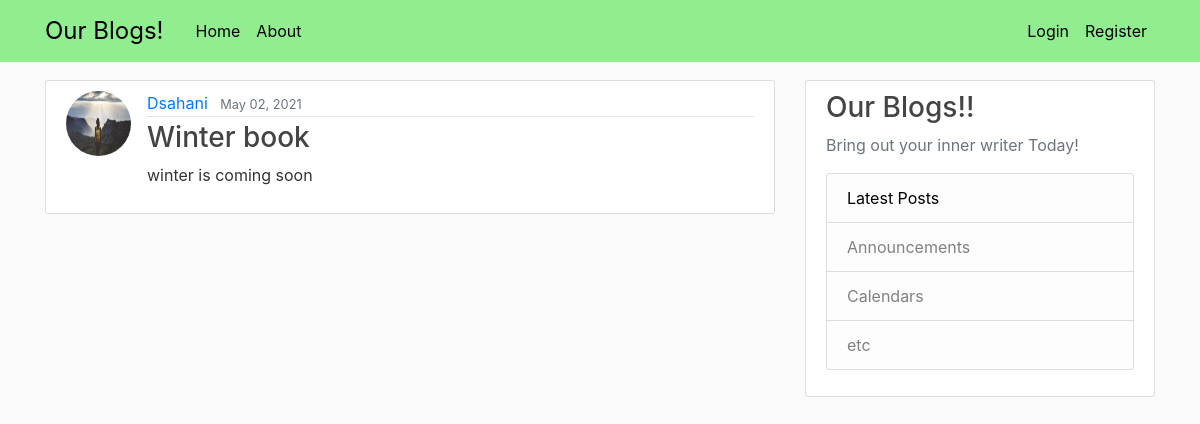
Screenshot of /post/12/ with the database file from the repository.
### blog/models.py (models this page shows, shortened)
class Post (models.Model):
    author = models.ForeignKey (User, on_delete=models.CASCADE)
    title = models.CharField(max_length=200)
    content = models.TextField()
    date_posted = models.DateTimeField(default=timezone.now)

### users/models.py (models this page shows, shortened)
class Profile(models.Model):
    user = models.OneToOneField (User,on_delete=models.CASCADE)
    image = models.ImageField(default='default.jpg',upload_to='profile_pics')

### blog/views.py (the view)
# urls.py: path('post/<int:pk>/',PostDetailView.as_view(),name='post-detail'),
class PostDetailView (DetailView):
    model = Post

### blog/templates/blog/post_detail.html (shortened to what this page needs)
{% extends "blog/base.html" %}
{% block content %}
    <article class="media content-section">
        <img class="rounded-circle article-img" src="{{ object.author.profile.image.url }}">
        <div class="media-body">
            <div class="article-metadata">
            <a class="mr-2" href="{% url 'user-posts' object.author.username %}">{{ object.author }}</a>
            <small class="text-muted">{{ object.date_posted|date:"F d, Y" }}</small>
            </div>
            <h3 class="article-title" >{{ object.title }}</h3>
            <p class="article-content">{{ object.content }}</p>
        </div>
    </article>
{% endblock content %}

### blog/static/blog/main.css (style rules this page uses)
body { background: #fafafa; color: #333333; margin-top: 5rem; }
h1, h2, h3, h4, h5, h6 { color: #444444; }
.content-section { background: #ffffff; padding: 10px 20px; border: 1px solid #dddddd; border-radius: 3px; margin-bottom: 20px; }
.article-title { color: #444444; }
.article-content { white-space: pre-line; }
.article-img { height: 65px; width: 65px; margin-right: 16px; }
.article-metadata { padding-bottom: 1px; margin-bottom: 4px; border-bottom: 1px solid #e3e3e3 }

### rows the page displays
Post: author.profile.image (placeholder picture), author "Dsahani", date_posted "May 02, 2021", title "Winter book", content "winter is coming soon"
